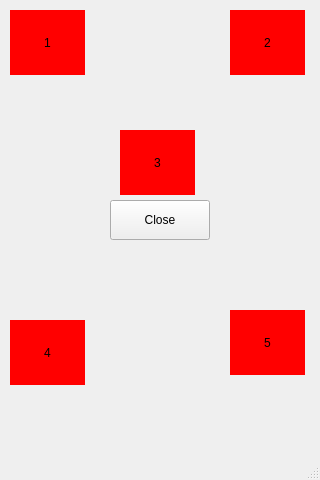
<?xml version="1.0" encoding="UTF-8"?>
<ui version="4.0">
 <class>TOUCH_TEST</class>
 <widget class="QMainWindow" name="TOUCH_TEST">
  <property name="geometry">
   <rect>
    <x>0</x>
    <y>0</y>
    <width>320</width>
    <height>480</height>
   </rect>
  </property>
  <property name="windowTitle">
   <string>MainWindow</string>
  </property>
  <widget class="QWidget" name="centralwidget">
   <widget class="QPushButton" name="touch_test_1">
    <property name="geometry">
     <rect>
      <x>10</x>
      <y>10</y>
      <width>75</width>
      <height>65</height>
     </rect>
    </property>
    <property name="styleSheet">
     <string notr="true">QPushButton
{
   border:none;
   background-color:red;
}
</string>
    </property>
    <property name="text">
     <string>1</string>
    </property>
   </widget>
   <widget class="QPushButton" name="touch_test_2">
    <property name="geometry">
     <rect>
      <x>230</x>
      <y>10</y>
      <width>75</width>
      <height>65</height>
     </rect>
    </property>
    <property name="styleSheet">
     <string notr="true">QPushButton
{
   border:none;
   background-color:red;
}
</string>
    </property>
    <property name="text">
     <string>2</string>
    </property>
   </widget>
   <widget class="QPushButton" name="touch_test_3">
    <property name="geometry">
     <rect>
      <x>120</x>
      <y>130</y>
      <width>75</width>
      <height>65</height>
     </rect>
    </property>
    <property name="styleSheet">
     <string notr="true">QPushButton
{
   border:none;
   background-color:red;
}
</string>
    </property>
    <property name="text">
     <string>3</string>
    </property>
   </widget>
   <widget class="QPushButton" name="pushButton_4">
    <property name="geometry">
     <rect>
      <x>110</x>
      <y>200</y>
      <width>100</width>
      <height>40</height>
     </rect>
    </property>
    <property name="styleSheet">
     <string notr="true">font: 15pt &quot;Ubuntu&quot;;</string>
    </property>
    <property name="text">
     <string>Close</string>
    </property>
   </widget>
   <widget class="QPushButton" name="touch_test_4">
    <property name="geometry">
     <rect>
      <x>10</x>
      <y>320</y>
      <width>75</width>
      <height>65</height>
     </rect>
    </property>
    <property name="styleSheet">
     <string notr="true">QPushButton
{
   border:none;
   background-color:red;
}
</string>
    </property>
    <property name="text">
     <string>4</string>
    </property>
   </widget>
   <widget class="QPushButton" name="touch_test_5">
    <property name="geometry">
     <rect>
      <x>230</x>
      <y>310</y>
      <width>75</width>
      <height>65</height>
     </rect>
    </property>
    <property name="styleSheet">
     <string notr="true">QPushButton
{
   border:none;
   background-color:red;
}
</string>
    </property>
    <property name="text">
     <string>5</string>
    </property>
   </widget>
  </widget>
  <widget class="QMenuBar" name="menubar">
   <property name="geometry">
    <rect>
     <x>0</x>
     <y>0</y>
     <width>320</width>
     <height>25</height>
    </rect>
   </property>
  </widget>
  <widget class="QStatusBar" name="statusbar"/>
 </widget>
 <resources/>
 <connections/>
</ui>
